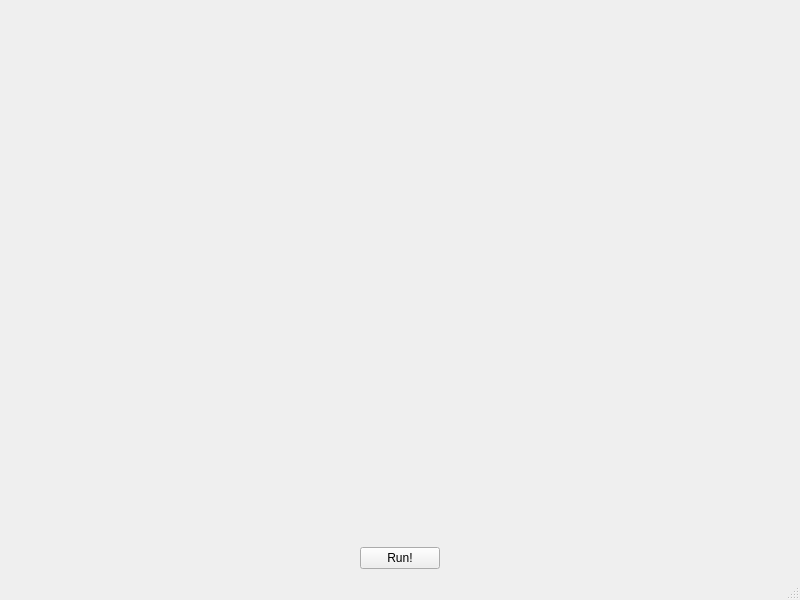
<?xml version="1.0" encoding="UTF-8"?>
<ui version="4.0">
 <class>Pltr_Wndw</class>
 <widget class="QMainWindow" name="Pltr_Wndw">
  <property name="geometry">
   <rect>
    <x>0</x>
    <y>0</y>
    <width>800</width>
    <height>600</height>
   </rect>
  </property>
  <property name="windowTitle">
   <string>Ploter</string>
  </property>
  <property name="windowIcon">
   <iconset>
    <normaloff>../Modules_PC/GUI/Icon.bmp</normaloff>../Modules_PC/GUI/Icon.bmp</iconset>
  </property>
  <widget class="QWidget" name="centralwidget">
   <layout class="QGridLayout" name="gridLayout">
    <item row="0" column="0">
     <layout class="QVBoxLayout" name="verticalLayout">
      <item>
       <widget class="QWidget" name="Plt_Wdgt" native="true"/>
      </item>
      <item>
       <layout class="QHBoxLayout" name="horizontalLayout">
        <item>
         <spacer name="horizontalSpacer">
          <property name="orientation">
           <enum>Qt::Horizontal</enum>
          </property>
          <property name="sizeHint" stdset="0">
           <size>
            <width>198</width>
            <height>20</height>
           </size>
          </property>
         </spacer>
        </item>
        <item>
         <widget class="QPushButton" name="Tmp_Run_Bttn">
          <property name="text">
           <string>Run!</string>
          </property>
         </widget>
        </item>
        <item>
         <spacer name="horizontalSpacer_2">
          <property name="orientation">
           <enum>Qt::Horizontal</enum>
          </property>
          <property name="sizeHint" stdset="0">
           <size>
            <width>268</width>
            <height>20</height>
           </size>
          </property>
         </spacer>
        </item>
       </layout>
      </item>
     </layout>
    </item>
   </layout>
  </widget>
  <widget class="QMenuBar" name="menubar">
   <property name="geometry">
    <rect>
     <x>0</x>
     <y>0</y>
     <width>800</width>
     <height>31</height>
    </rect>
   </property>
  </widget>
  <widget class="QStatusBar" name="statusbar"/>
 </widget>
 <resources/>
 <connections/>
</ui>
